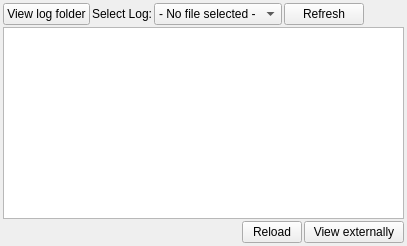
        <widget class="QWidget" name="tab_Logs">
         <attribute name="title">
          <string>Lo&amp;gs</string>
         </attribute>
         <layout class="QVBoxLayout" name="verticalLayout_5">
          <property name="spacing">
           <number>2</number>
          </property>
          <property name="leftMargin">
           <number>3</number>
          </property>
          <property name="topMargin">
           <number>3</number>
          </property>
          <property name="rightMargin">
           <number>3</number>
          </property>
          <property name="bottomMargin">
           <number>3</number>
          </property>
          <item>
           <layout class="QHBoxLayout" name="horizontalLayout_10">
            <property name="spacing">
             <number>2</number>
            </property>
            <item>
             <widget class="QPushButton" name="btn_LogViewFolder">
              <property name="maximumSize">
               <size>
                <width>200</width>
                <height>16777215</height>
               </size>
              </property>
              <property name="text">
               <string>View log folder</string>
              </property>
             </widget>
            </item>
            <item>
             <widget class="QLabel" name="label_25">
              <property name="maximumSize">
               <size>
                <width>150</width>
                <height>16777215</height>
               </size>
              </property>
              <property name="text">
               <string>Select Log:</string>
              </property>
             </widget>
            </item>
            <item>
             <widget class="QComboBox" name="combo_LogFile">
              <property name="sizePolicy">
               <sizepolicy hsizetype="MinimumExpanding" vsizetype="Fixed">
                <horstretch>0</horstretch>
                <verstretch>0</verstretch>
               </sizepolicy>
              </property>
              <property name="maximumSize">
               <size>
                <width>16777215</width>
                <height>16777215</height>
               </size>
              </property>
              <property name="currentIndex">
               <number>0</number>
              </property>
              <item>
               <property name="text">
                <string>- No file selected -</string>
               </property>
              </item>
             </widget>
            </item>
            <item>
             <widget class="QPushButton" name="btn_LogRefresh">
              <property name="maximumSize">
               <size>
                <width>150</width>
                <height>16777215</height>
               </size>
              </property>
              <property name="text">
               <string>Refresh</string>
              </property>
             </widget>
            </item>
            <item>
             <spacer name="horizontalSpacer_11">
              <property name="orientation">
               <enum>Qt::Orientation::Horizontal</enum>
              </property>
              <property name="sizeHint" stdset="0">
               <size>
                <width>40</width>
                <height>20</height>
               </size>
              </property>
             </spacer>
            </item>
           </layout>
          </item>
          <item>
           <layout class="QVBoxLayout" name="verticalLayout_16">
            <property name="spacing">
             <number>2</number>
            </property>
            <item>
             <widget class="QPlainTextEdit" name="text_LogData">
              <property name="undoRedoEnabled">
               <bool>false</bool>
              </property>
              <property name="readOnly">
               <bool>true</bool>
              </property>
             </widget>
            </item>
            <item>
             <layout class="QHBoxLayout" name="horizontalLayout_13">
              <property name="spacing">
               <number>2</number>
              </property>
              <property name="topMargin">
               <number>0</number>
              </property>
              <item>
               <widget class="QLabel" name="label_LogInfo">
                <property name="text">
                 <string/>
                </property>
               </widget>
              </item>
              <item>
               <widget class="QPushButton" name="btn_ReloadLog">
                <property name="maximumSize">
                 <size>
                  <width>60</width>
                  <height>16777215</height>
                 </size>
                </property>
                <property name="text">
                 <string>Reload</string>
                </property>
               </widget>
              </item>
              <item>
               <widget class="QPushButton" name="btn_LogViewExternal">
                <property name="maximumSize">
                 <size>
                  <width>100</width>
                  <height>16777215</height>
                 </size>
                </property>
                <property name="text">
                 <string>View externally</string>
                </property>
               </widget>
              </item>
             </layout>
            </item>
           </layout>
          </item>
         </layout>
        </widget>
